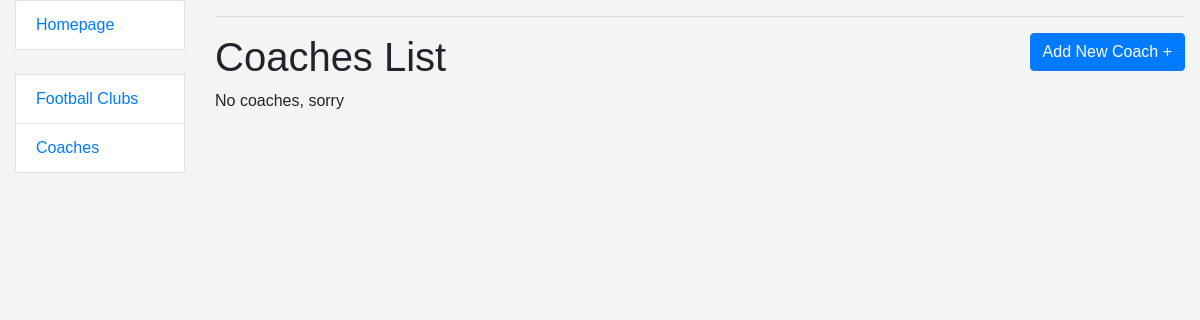
The page /football/coaches/ on the database as committed earlier.
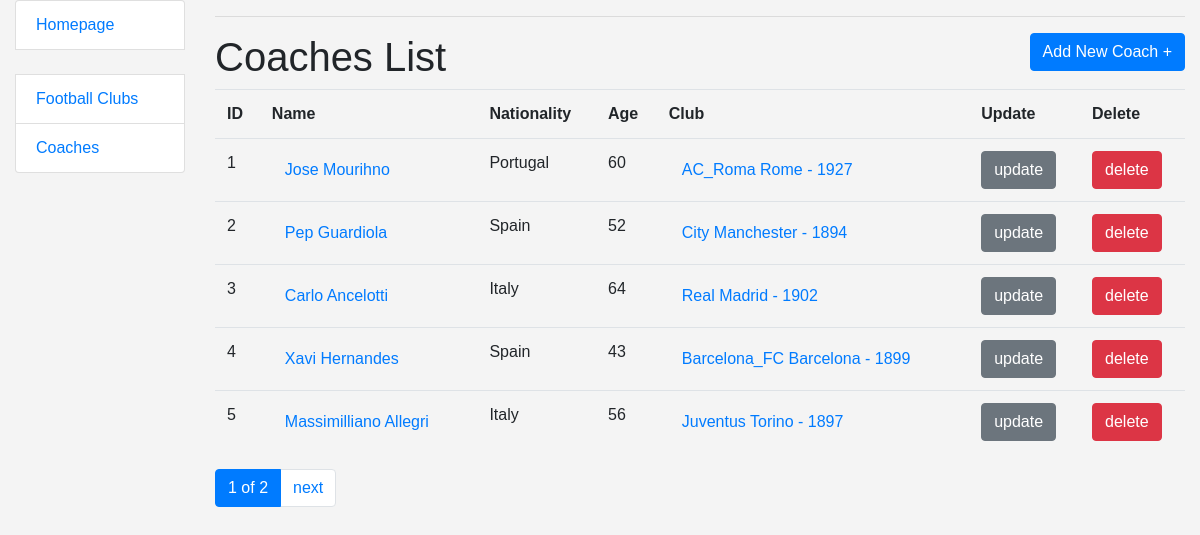
The same page on the database as committed later.
### football/models.py (models this page shows, shortened)
class Coach(models.Model):
    first_name = models.CharField(max_length=255, unique=False, blank=False, null=False)
    last_name = models.CharField(max_length=255, unique=False, blank=False, null=False)
    age = models.PositiveIntegerField(
        validators=[
            MinValueValidator(18, message="Coach can't be younger than 18"),
            MaxValueValidator(90, message="Coach can't be older than 90"),
        ],
    )
    nationality = models.CharField(
        max_length=255, unique=False, blank=False, null=False
    )
    class Meta:
        verbose_name_plural = "coaches"
    def get_absolute_url(self):
        return reverse("football:coach-detail", args=[str(self.id)])

class Club(models.Model):
    coach = models.OneToOneField(
        Coach, related_name="club", on_delete=models.SET_NULL, null=True
    )
    name = models.CharField(max_length=255, unique=False, blank=False, null=False)
    city = models.CharField(max_length=255, unique=False, blank=False, null=False)
    country = models.CharField(max_length=255, unique=False, blank=False, null=False)
    year = models.PositiveIntegerField(
        validators=[
            MinValueValidator(1700, message="Year must be 1700 or greater."),
            MaxValueValidator(
                datetime.datetime.now().year, message="Year cannot be in the future."
            ),
        ],
    )
    class Meta:
        unique_together = ["name", "city"]
    def get_absolute_url(self):
        return reverse("football:club-detail", args=[str(self.id)])
    def __str__(self):
        return f"{self.name}  {self.city} - {self.year}"

### football/views.py (the view)
# urls.py: path("coaches/", CoachListView.as_view(), name="coach-list"),
class CoachListView(generic.ListView):
    model = Coach
    template_name = "football/coach_list.html"
    paginate_by = 5
    context_object_name = "coaches_list"

### templates/football/coach_list.html
{% extends "base.html" %}
{% load crispy_forms_filters %}
{% block content %}
  <hr>
  <h1>
    Coaches List
  <a style="float: right" class="btn btn-primary" href="{% url 'football:coach-create' %}">Add New Coach +</a>
  </h1>
  {% if coaches_list %}
    <table class="table">
    <tr>
      <th>ID</th>
      <th>Name</th>
      <th>Nationality</th>
      <th>Age</th>
      <th>Club</th>
      <th>Update</th>
      <th>Delete</th>
    </tr>
    {% for coach in coaches_list %}
    <tr>
      <td>
        {{ coach.id }}
      </td>
      <td>
        <button class="btn btn-link" onclick="window.location='{{ coach.get_absolute_url }}';">{{ coach.first_name }} {{ coach.last_name }}</button>
      </td>
      <td>
        {{ coach.nationality }}
      </td>
      <td>
        {{ coach.age }}
      </td>
        <td>
            <button class="btn btn-link" onclick="window.location='{{ coach.club.get_absolute_url }}';">{{ coach.club }}</button>
        </td>
        <td>
          <a class="btn btn-secondary" href="{% url 'football:coach-update' pk=coach.id %}">update</a>
        </td>
      <td>
            <a class="btn btn-danger" href="{% url 'football:coach-delete' pk=coach.id %}">delete</a>
      </td>
    </tr>
    {% endfor %}
    </table>
    {% else %}
      <p>No coaches, sorry</p>
    {% endif %}
{% endblock %}

Rows that differ between the two databases and show on the page:
added Coach: id "1", first_name "Jose", last_name "Mourihno", nationality "Portugal", age "60", club "AC_Roma Rome - 1927"
added Coach: id "2", first_name "Pep", last_name "Guardiola", nationality "Spain", age "52", club "City Manchester - 1894"
added Coach: id "3", first_name "Carlo", last_name "Ancelotti", nationality "Italy", age "64", club "Real Madrid - 1902"
added Coach: id "4", first_name "Xavi", last_name "Hernandes", nationality "Spain", age "43", club "Barcelona_FC Barcelona - 1899"
added Coach: id "5", first_name "Massimilliano", last_name "Allegri", nationality "Italy", age "56", club "Juventus Torino - 1897"
Other text that changed with them:
{{ page_obj.number }}: (not shown) → "1"
{{ paginator.num_pages }}: (not shown) → "2"
text no longer shown: "No coaches, sorry"
text now shown: "ID Name Nationality Age Club Update Delete of next"
